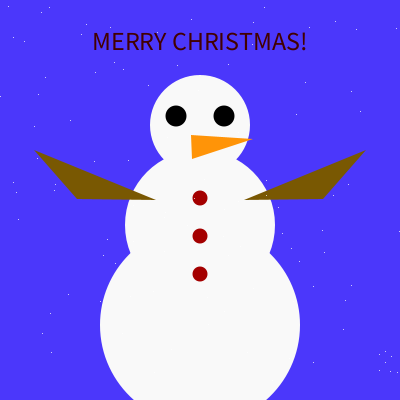
Frame 1 (no input)
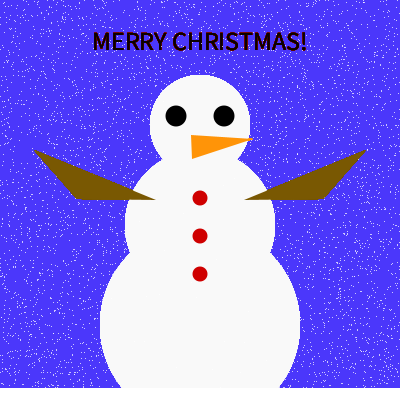
Frame 60 (the mouse pressed at the canvas centre just before this capture)
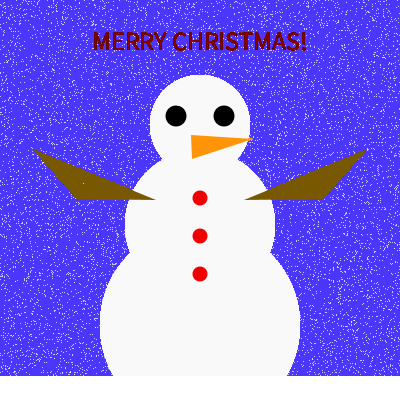
Frame 120 (the mouse held since frame 60 and released just before this capture)

The Processing sketch that drew these frames (run headless with seeded random() and noise(); from frame 60 on, the mouse is pressed at the canvas centre):

// Processing sketch: processing_123472
// ── processing_123472.pde

void setup(){
  size(400,400);
  background(75, 55, 251);  
}

void draw(){
    smooth();
  
  //snowman's body
  stroke(1);
  noStroke();
  strokeWeight(2);
  fill(249);
  ellipse(width/2, height-75, 200, 200);
  ellipse(width/2, height-175, 150, 150);
  ellipse(width/2, height-275, 100, 100);
  
  //eyes
  fill(0);
  ellipse(176,116,21,21);
  ellipse(224,116, 21, 21);
  
  //nose
  fill(#FF9408);
  triangle(192, 159, 253, 139, 191, 135);
  
  //buttons
   frameRate(5);
  fill(random(255),0,0);
  ellipse(width/2, height-202, 15, 15);
  ellipse(width/2, height-164, 15, 15);
  ellipse(width/2, height-126, 15, 15);
  
  //arms
  noStroke();
  fill(#795802);
  triangle(77,199, 34, 150, 156, 200);
  triangle(323,199, 366, 150, 244, 200);
  
    //snow in front of snowman
    noStroke();
  fill(255,255,255);
  rect(0,(400-frameCount/5), width, (frameCount/5));
  
  //words
  frameRate(5);
  fill(random (255),0,0);
  textAlign(CENTER);
  textSize(26);
  text("MERRY CHRISTMAS!", width/2, height/8);
  
//Snow
stroke(255);
strokeWeight(1);

for (int i = 0; i < 10; i = i+1)
{
  for (int j = 0; j < 10; j = j+1)
  {
    point(random(i*40, (i+1)*40), random(height));
    }
  
  }
  
}
